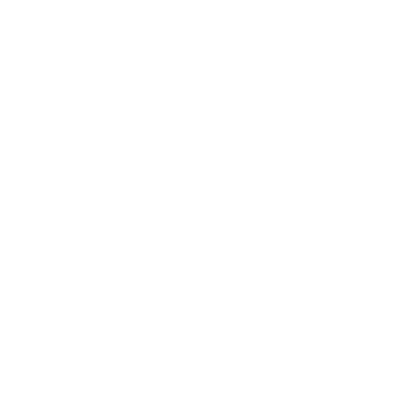
Frame 1 (no input)
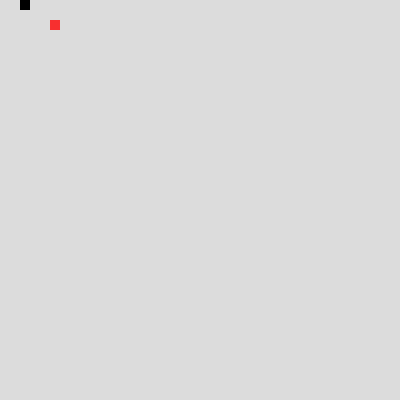
Frame 60 (no input)
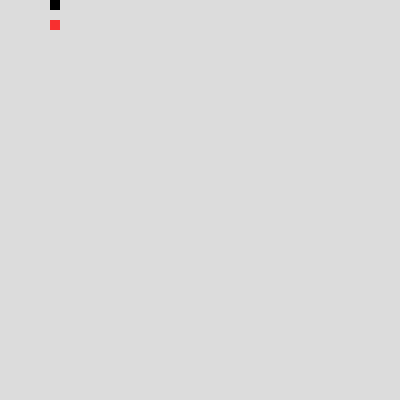
Frame 120 (the mouse pressed at the canvas centre since frame 60)

The p5.js sketch that drew these frames (run headless with seeded random() and noise() and a simulated clock; from frame 60 on, the mouse is pressed at the canvas centre):

// p5.js sketch
// ── sketch.js
var size = 400;
let snake;
var scl = 10;
var delay = 20;
var score = 0, level = 1;
var rows, clos;
let food;

function setup() {
  createCanvas(size, size);
  snake = new Snake();
  rows = floor(width / scl);
  cols = floor(height / scl);
  food = new Food();
  textSize(20);
}

function draw() {

  if(frameCount % delay == 0){
    background(220);
    snake.display();
    snake.update();
    food.display();
    if(snake.IsEating(food)){
      food = new Food(); // create new food ofr snake
      snake.grow();
      score++;
      if(score % 10 == 10){
        level++;
        if(delay != 0)
          delay -= 5;
        }
      }

      if(snake.isDeath()){
        console.log('dead !');
        score = 0;
        level = 1;
        snake = new Snake();
      }


/*for(var i = 0 ; i < rows; i++){
    for(var j = 0 ; j < cols; j++){
        noFill();
        stroke(0);
        strokeWeight(1);
        rect(i*scl , j*scl, scl, scl);
      }
    }*/
  }
  fill(0);
  text('LEVEL: ');
  text('Score: '+ score, width, 20);

}

function keyPressed() {
  if( keyCode == UP_ARROW){
    if(snake.ydir != 1)
      snake.setdir(0, -1);
  }
  else if( keyCode == DOWN_ARROW){
    if(snake.ydir != -1)
    snake.setdir(0, 1);
  }
  else if( keyCode == RIGHT_ARROW){
    if(snake.xdir != -1)
    snake.setdir(1, 0);
  }
  else if( keyCode == LEFT_ARROW){
    if(snake.xdir != 1)
    snake.setdir(-1, 0);
  }

}

// ── food.js
class Food{
  constructor(){
    this.x = (floor(random(width)) % 10) * 10;
    this.y = (floor(random(height)) % 10) * 10;
    this.pos = createVector(this.x, this.y);
  }

  display(){
    fill(255, 0, 0, 200);
    noStroke();
    rect(this.pos.x, this.pos.y, scl, scl);
  }


}

// ── snake.js
class Snake{
  constructor(){
    this.body = [];
    this.body[0] = createVector(0,0);
    this.xdir = 1;
    this.ydir = 0;
    this.len = 1;
  }

  display(){
    for(var i = 0; i < this.len; i++){
    fill(0);
    rect(this.body[i].x,this.body[i].y, scl, scl);
    }
  }

  update(){
    let head = this.body[this.body.length - 1].copy();
    this.body.shift();
    head.x += floor(this.xdir * scl);
    head.y += floor(this.ydir * scl)
    this.body.push(head);



    if(this.body[this.len-1].x >= width){
      this.body[this.len-1].x = 0;
    }else if (this.body[this.len-1].x < 0){
      this.body[this.len-1].x = width;
    }

    else if(this.body[this.len-1].y >= height){
      this.body[this.len-1].y = 0;
    }else if (this.body[this.len-1].y < 0){
      this.body[this.len-1].y = height;
    }
  }

  IsEating(food){
    var d = dist(this.body[this.len-1].x, this.body[this.len-1].y, food.pos.x, food.pos.y);
    if(d == 0){
      console.log('Yam !');
      return true;
    }
    return false;
  }


  setdir(x, y){
    this.xdir = x;
    this.ydir = y;
  }

  grow(){
    this.len++;
    this.body.push(this.body[this.body.length -1]);
  }

  isDeath(){
    for(var i = 0; i < this.body.length - 1; i++){
      var dis = dist(this.body[this.body.length -1].x, this.body[this.body.length -1].y, this.body[i].x, this.body[i].y);
      if(dis == 0 && this.body[this.body.length -1] != this.body[i]){
        console.log(dis);
        return true;
      }
    }
    return false;
  }

}
